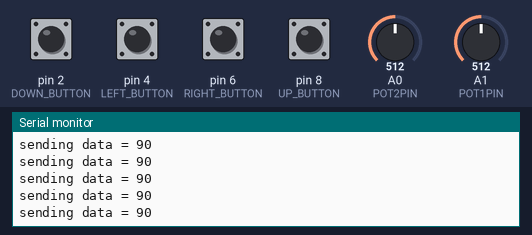
Recording of a sketch running on a simulated Arduino Uno, built with avr-gcc and run on an emulated ATmega328P. On the bench: the last lines printed to the serial monitor. Inputs (shaded band) come from the test bench; at power-on: pin 2 (DOWN_BUTTON), pin 4 (LEFT_BUTTON), pin 6 (RIGHT_BUTTON), pin 8 (UP_BUTTON) HIGH, A0 (POT2PIN) = 512, A1 (POT1PIN) = 512. No radio packets arrive unless stated.

Above: at 4.2 s.
4.3 s: A0 (POT2PIN) set to 575
At 5.4 s:
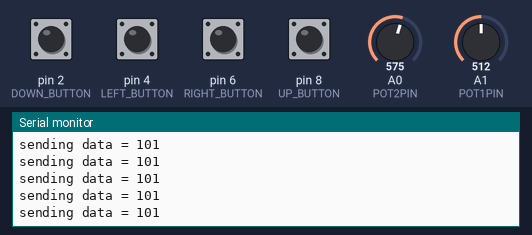
5.8 s: A0 (POT2PIN) set to 561
At 6.7 s:
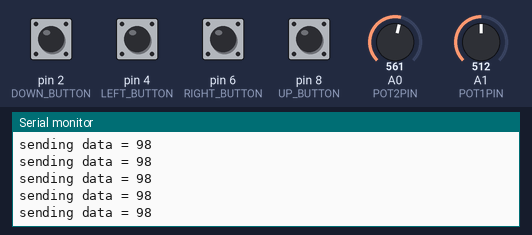
Timing chart, 0 to 8.8 s (numbered marks = the images above; inputs shaded):
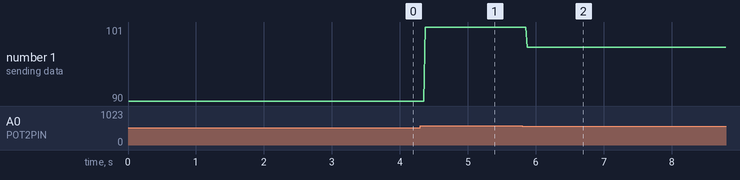

The sketch:

tranmitter_final.ino
```cpp
/*
   Example using the nRF24L01 radio module to communicate
   between two Arduinos,
   the transmitter is connected to some pushbuttons
   the receiver is connected to a motor driver
   Based on rf24Xmit
   TODO
   - Read potentiometers and send those values too
   14 NOV 2021 - ms - changed pin numbers to correspond to shield
*/

// Pin usage
// nRF24L01 uses SPI which is fixed on pins 11, 12, and 13.
// It also requires two other signals
// (CE = Chip Enable, CSN = Chip Select Not)
// Which can be any pins:

const int CEPIN = 9;
const int CSNPIN = 10;

// In summary,
// nRF 24L01 pin    Arduino pin   name
//          1                     GND
//          2                     3.3V
//          3             9       CE
//          4             10      CSN
//          5             13      SCLK
//          6             11      MOSI/COPI
//          7             12      MISO/CIPO

#include <SPI.h>
#include <nRF24L01.h>
#include <RF24.h>
RF24 radio(CEPIN, CSNPIN);                // CE, CSN

// Byte of array representing the address.
// This is the address where we will send the data.
// This should be same on the receiving side.
const byte address[6] = "00009";

// Pins for the directional buttons
const int LEFT_BUTTON = 4;
const int RIGHT_BUTTON = 6;
const int UP_BUTTON = 8;
const int DOWN_BUTTON = 2;
const int POT1PIN = A1;
const int POT2PIN = A0;
int pot1;
int pot2;

void setup() {
  Serial.begin(9600);

  pinMode(LEFT_BUTTON, INPUT_PULLUP);
  pinMode(RIGHT_BUTTON, INPUT_PULLUP);
  pinMode(UP_BUTTON, INPUT_PULLUP);
  pinMode(DOWN_BUTTON, INPUT_PULLUP);
  pinMode(POT1PIN, INPUT_PULLUP);
  pinMode(POT2PIN, INPUT_PULLUP);

  boolean retval = radio.begin();   //Starting the Wireless communication
  Serial.println(retval);
  radio.openWritingPipe(address);  //destination addres
  radio.setPALevel(RF24_PA_MIN);   // min or max
  radio.stopListening();           //This sets the module as transmitter
}

void loop() {

  pot1 = analogRead(POT1PIN);
  pot1 = map(pot1, 0, 1023, 0, 180);
  pot1 << 8;

  pot2 = analogRead(POT2PIN);
  pot2 = map(pot2, 0, 1023, 0, 180);
  pot2 << 8;

  int left = !digitalRead(LEFT_BUTTON);
  int right = !digitalRead(RIGHT_BUTTON);
  int down = !digitalRead(DOWN_BUTTON);
  int up = !digitalRead(UP_BUTTON);

  int data[3];
  data[0] =
    (left << 4) |
    (up << 3) |
    (right << 2) |
    (down << 1) ;
  data[1] = pot1;
  data[2] = pot2;

  if (data) {
    Serial.print( "sending data = " );

    Serial.println(data[2]);

    radio.write(&data, sizeof(data)) ;
  }


}
```

Measured:
- after the input at 4.3 s, the serial monitor: prints a new line after 0.08 s (image 1)
- after the input at 5.8 s, the serial monitor: prints a new line after 0.07 s (image 2)
- plotted number 1: 90 → 101 after the input at 4.3 s, 101 → 98 after the input at 5.8 s
